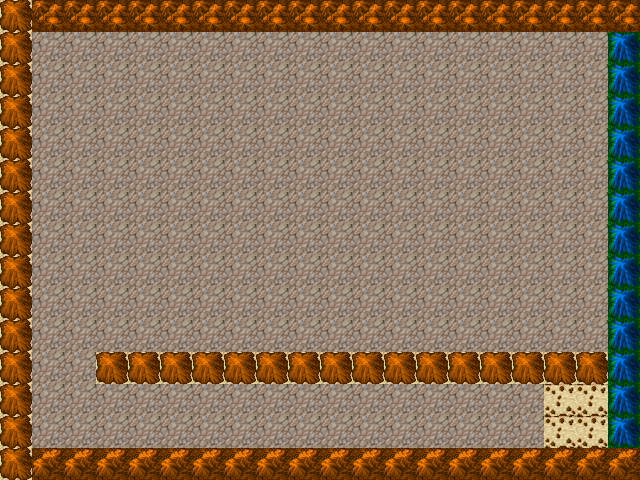

Tiled map render using the project's own tile images. Description and the whole map definition, tile-layer contents included, below:
An orthogonal 20x15 tile map with 32x32 px tiles, 2 tile layers (Tile Layer 1, Tile Layer 2), 2 tilesets and 7 objects (trans).

<map version="1.0" orientation="orthogonal" renderorder="right-down" width="20" height="15" tilewidth="32" tileheight="32" nextobjectid="18">
 <properties>
  <property name="default" value="1" />
  <property name="id" value="2" />
 </properties>
 <tileset firstgid="1" name="32x32_terrain_Denzi110115-4" tilewidth="32" tileheight="32" tilecount="744">
  <image source="../terrain/32x32_terrain_Denzi110115-4.png" width="768" height="1008" />
 </tileset>
 <tileset firstgid="745" name="mountain_landscape" tilewidth="32" tileheight="32" tilecount="256">
  <image source="../mountain_landscape.png" width="512" height="512" />
  <tile id="148">
   <properties>
    <property name="id" value="2" />
   </properties>
  </tile>
  <tile id="149">
   <properties>
    <property name="id" value="2" />
   </properties>
  </tile>
  <tile id="150">
   <properties>
    <property name="id" value="2" />
   </properties>
  </tile>
  <tile id="164">
   <properties>
    <property name="id" value="2" />
   </properties>
  </tile>
  <tile id="165">
   <properties>
    <property name="id" value="2" />
   </properties>
  </tile>
  <tile id="166">
   <properties>
    <property name="id" value="2" />
   </properties>
  </tile>
  <tile id="180">
   <properties>
    <property name="id" value="2" />
   </properties>
  </tile>
  <tile id="181">
   <properties>
    <property name="id" value="2" />
   </properties>
  </tile>
  <tile id="182">
   <properties>
    <property name="id" value="2" />
   </properties>
  </tile>
 </tileset>
 <layer name="Tile Layer 1" width="20" height="15">
  <data encoding="csv">
875,875,875,875,875,875,875,875,875,875,875,875,875,875,875,875,875,875,875,875,
875,875,875,875,875,875,875,875,875,875,875,875,875,875,875,875,875,875,875,875,
875,875,875,875,875,875,875,875,875,875,875,875,875,875,875,875,875,875,875,875,
875,875,875,875,875,875,875,875,875,875,875,875,875,875,875,875,875,875,875,875,
875,875,875,875,875,875,875,875,875,875,875,875,875,875,875,875,875,875,875,875,
875,875,875,875,875,875,875,875,875,875,875,875,875,875,875,875,875,875,875,875,
875,875,875,875,875,875,875,875,875,875,875,875,875,875,875,875,875,875,875,875,
875,875,875,875,875,875,875,875,875,875,875,875,875,875,875,875,875,875,875,875,
875,875,875,875,875,875,875,875,875,875,875,875,875,875,875,875,875,875,875,875,
875,875,875,875,875,875,875,875,875,875,875,875,875,875,875,875,875,875,875,875,
875,875,875,875,875,875,875,875,875,875,875,875,875,875,875,875,875,875,875,875,
875,875,875,875,875,875,875,875,875,875,875,875,875,875,875,875,875,875,875,875,
875,875,875,875,875,875,875,875,875,875,875,875,875,875,875,875,875,875,875,875,
875,875,875,875,875,875,875,875,875,875,875,875,875,875,875,875,875,875,875,875,
875,875,875,875,875,875,875,875,875,875,875,875,875,875,875,875,875,875,875,875
</data>
 </layer>
 <layer name="Tile Layer 2" width="20" height="15">
  <data encoding="csv">
176,223,223,223,223,223,223,223,223,223,223,223,223,223,223,223,223,223,223,223,
176,0,0,0,0,0,0,0,0,0,0,0,0,0,0,0,0,0,0,174,
176,0,0,0,0,0,0,0,0,0,0,0,0,0,0,0,0,0,0,174,
176,0,0,0,0,0,0,0,0,0,0,0,0,0,0,0,0,0,0,174,
176,0,0,0,0,0,0,0,0,0,0,0,0,0,0,0,0,0,0,174,
176,0,0,0,0,0,0,0,0,0,0,0,0,0,0,0,0,0,0,174,
176,0,0,0,0,0,0,0,0,0,0,0,0,0,0,0,0,0,0,174,
176,0,0,0,0,0,0,0,0,0,0,0,0,0,0,0,0,0,0,174,
176,0,0,0,0,0,0,0,0,0,0,0,0,0,0,0,0,0,0,174,
176,0,0,0,0,0,0,0,0,0,0,0,0,0,0,0,0,0,0,174,
176,0,0,0,0,0,0,0,0,0,0,0,0,0,0,0,0,0,0,174,
176,0,875,176,176,176,176,176,176,176,176,176,176,176,176,176,176,176,176,174,
176,0,0,0,0,0,0,0,0,0,0,0,0,0,0,0,0,637,637,174,
176,0,0,0,0,0,0,0,0,0,0,0,0,0,0,0,0,637,637,174,
176,199,199,199,199,199,199,199,199,199,199,199,199,199,199,199,199,199,199,199
</data>
 </layer>
 <objectgroup name="Object Layer 1">
  <properties>
   <property name="solid" value="1" />
  </properties>
  <object id="11" x="101" y="356" width="518" height="22">
   <properties>
    <property name="solid" value="1" />
   </properties>
  </object>
  <object id="12" x="11" y="6" width="16" height="483">
   <properties>
    <property name="solid" value="1" />
   </properties>
  </object>
  <object id="13" x="7" y="451" width="634" height="10">
   <properties>
    <property name="solid" value="1" />
   </properties>
  </object>
  <object id="14" x="612" y="21" width="15" height="439">
   <properties>
    <property name="solid" value="1" />
   </properties>
  </object>
  <object id="15" x="76" y="223" width="80" height="70">
   <properties>
    <property name="obj_type" value="cobra" />
   </properties>
   <ellipse />
  </object>
  <object id="16" name="trans" x="548.5" y="391" width="59" height="52">
   <properties>
    <property name="target_x" value="80" />
    <property name="target_y" value="160" />
    <property name="transition" value="3" />
   </properties>
  </object>
  <object id="17" x="5" y="16" width="634" height="10">
   <properties>
    <property name="solid" value="1" />
   </properties>
  </object>
 </objectgroup>
</map>
